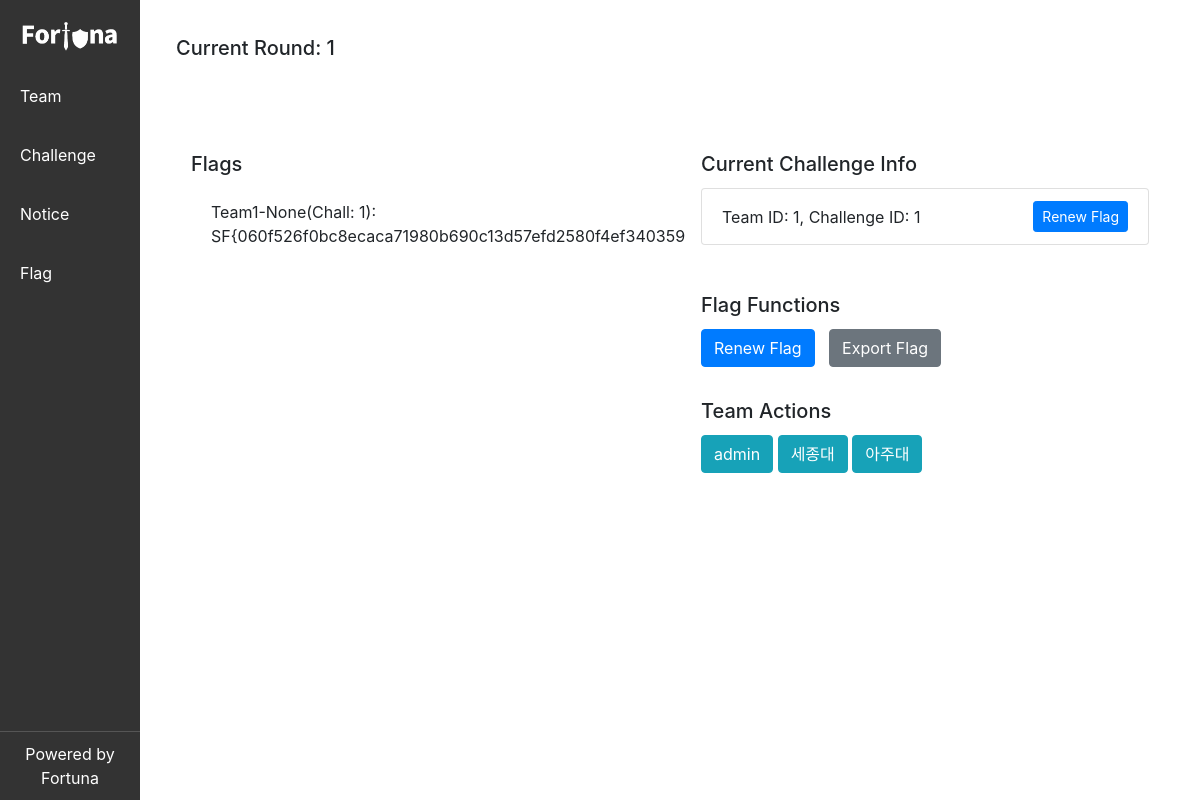
Before: /manage/flag/ with the older database file.
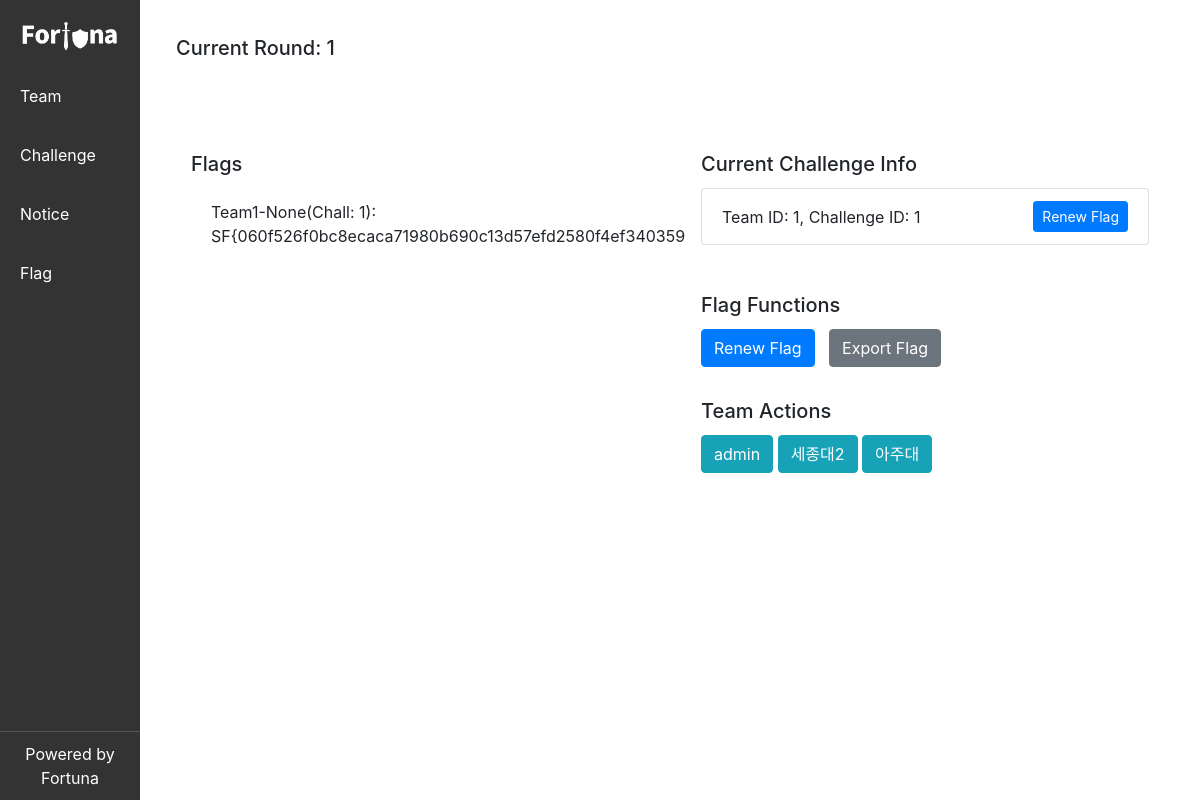
After: the same page with the newer database file.
### authentication/models.py (models this page shows, shortened)
class AuthInfo(models.Model):
    challenge_name = models.CharField(max_length=255, null=True)
    team_id = models.PositiveIntegerField(null=True, blank=True)
    challenge_id = models.IntegerField()
    round = models.IntegerField()
    flag = models.TextField()

### account/models.py (models this page shows, shortened)
class Team(AbstractBaseUser, PermissionsMixin):
    created_at = models.DateTimeField(auto_now_add=True)
    name = models.CharField(max_length=255, unique=True)
    logo = models.CharField(max_length=255, null=True, blank=True)
    score = models.FloatField(null=True, blank=True)
    secret_key = models.CharField(max_length=255, null=True, blank=True)
    team_id = models.PositiveIntegerField(null=True, blank=True)
    token = models.CharField(max_length=255, null=True, blank=True)
    is_staff = models.BooleanField(default=False)
    objects = CustomUserManager()
    USERNAME_FIELD = 'name'
    REQUIRED_FIELDS = []

### flag/views.py (the view)
# urls.py: path('flag/', flag.flag_view, name='flag'),
def flag_view(request):
    auth_info = AuthInfo.objects.all()  # 모든 AuthInfo 인스턴스를 가져옵니다.
    round = get_round_info()  # 현재 라운드 정보를 가져옵니다.
    round = 1  # 현재 라운드 임시 설정
    round_info = AuthInfo.objects.filter(round=round)  # 현재 라운드의 AuthInfo 인스턴스를 가져옵니다.
    action_tries = ActionTry.objects.filter(round=round)
    teams = Team.objects.all()  # 모든 Team 인스턴스를 가져옵니다.
    round_info_with_gamebox = []
    for info in round_info:
        try:
            gamebox = GameBox.objects.get(challenge_id=info.challenge_id, team_id=info.team_id)
            info.gamebox = gamebox
        except GameBox.DoesNotExist:
            info.gamebox = None
        round_info_with_gamebox.append(info)
    return render(request, 'flag/flag.html', {
        'auth_info': auth_info,
        'round_info': round_info_with_gamebox,
        'round': round,
        'action_tries': action_tries,
        'teams': teams,
    })

### flag/views.py (called while the page is built)
def get_round_info():
    pass

### templates/flag/flag.html (shortened to what this page needs)
{% extends 'manage/base.html' %}
{% block content %}
<div class="right-content">
    <div class="rounded-card bg-white p-3 mb-3">
        <h5 class="card-title">Current Round: {{ round }}</h5>
    </div>
    <div class="container-fluid mt-5">
        <div class="row">
            <div class="col-md-6" id="leftColumn">
                <div class="rounded-card bg-white p-3 mb-3">
                    <h5 class="card-title">Flags</h5>
                    <ul class="list-group list-group-flush scrollable-list">
                        {% for info in round_info %}
                        <li class="list-group-item">
                            Team{{info.team_id}}-{{ info.challenge_name }}(Chall: {{ info.challenge_id }}):
                            {{info.flag}}
                        </li>
                        {% endfor %}
                    </ul>
                </div>
            </div>
            <div class="col-md-6">
                <div class="rounded-card bg-white p-3 mb-3">
                    <h5 class="card-title">Current Challenge Info</h5>
                    <ul class="list-group">
                        {% for info in round_info %}
                        <li class="list-group-item d-flex justify-content-between align-items-center">
                            Team ID: {{ info.team_id }}, Challenge ID: {{ info.challenge_id }}
                            <form action="{% url 'create_one_flag' info.team_id info.challenge_id %}" method="post"
                                style="display: inline-block;">
                                <button type="submit" class="btn btn-primary btn-sm">Renew Flag</button>
                            </form>
                        </li>
                        {% endfor %}
                    </ul>
                </div>
                <div class="rounded-card bg-white p-3">
                    <h5 class="card-title">Flag Functions</h5>
                    <form action="{% url 'create_flag' %}" method="post" style="display: inline;">
                        <button type="submit" class="btn btn-primary">Renew Flag</button>
                    </form>
                    <a href="{% url 'export_authinfo' %}" class="btn btn-secondary" style="margin-left: 10px;">Export
                        Flag</a>
                </div>
                <div>
                    <div class="rounded-card bg-white p-3 mb-3">
                        <h5 class="card-title">Team Actions</h5>
                        {% for team in teams %}
                        <button type="button" class="btn btn-info" onclick="openModalForTeam('{{ team.name }}')">{{ team.name }}</button>
                        {% endfor %}
                    </div>
                </div>
            </div>
        </div>
    </div>
</div>
<link href="https://stackpath.bootstrapcdn.com/bootstrap/4.5.2/css/bootstrap.min.css" rel="stylesheet">
{% endblock content %}

### templates/manage/base.html (shortened to what this page needs)
{% load static %}
<!DOCTYPE html>
<html>
<head>
    <link href="https://stackpath.bootstrapcdn.com/bootstrap/4.5.2/css/bootstrap.min.css" rel="stylesheet">
</head>
<body>
    <div class="manage-container">
        <div class="manage-left-container">
            <nav class="manage-navbar">
                <div class="manage-nav-logo">
                    <a href="/manage/team">
                        <img src="{% static 'demologo.png' %}" alt="logo">
                    </a>
                </div>
                <a href="/manage/team" class="manage-nav-item">Team</a>
                <a href="/manage/challenge" class="manage-nav-item">Challenge</a>
                <a href="/manage/notice" class="manage-nav-item">Notice</a>
                <a href="/manage/flag" class="manage-nav-item">Flag</a>
            </nav>
            <div class="manage-footer">
                Powered by Fortuna
            </div>
        </div>
        <div class="manage-right-content">
            {% block content %}
            {% endblock content %}
        </div>
    </div>
</body>
</html>

### templates/manage/base.html (style rules this page uses)
.manage-container { display: flex; height: 100vh; }
.manage-left-container { width: 140px; position: fixed; left: 0; top: 0; bottom: 0; background-color: #333; overflow-y: auto; }
.manage-right-content { flex-grow: 1; margin-left: 140px; padding: 20px; }
.manage-navbar { position: fixed; left: 0; top: 0; width: 140px; height: 100%; background-color: #333; padding: 20px 10px; }
.manage-nav-logo { text-align: center; margin-bottom: 20px; }
.manage-nav-logo img { max-width: 100px; height: auto; }
.manage-nav-item { display: block; color: white; text-decoration: none; margin-bottom: 15px; padding: 10px; border-radius: 5px; transition: background-color 0.3s, color 0.3s; }
.manage-footer { position: absolute; bottom: 0; width: 140px; text-align: center; color: white; padding: 10px 0; border-top: 1px solid #555; }

Changed rows visible on the page:
changed Team: name "세종대" → "세종대2"
